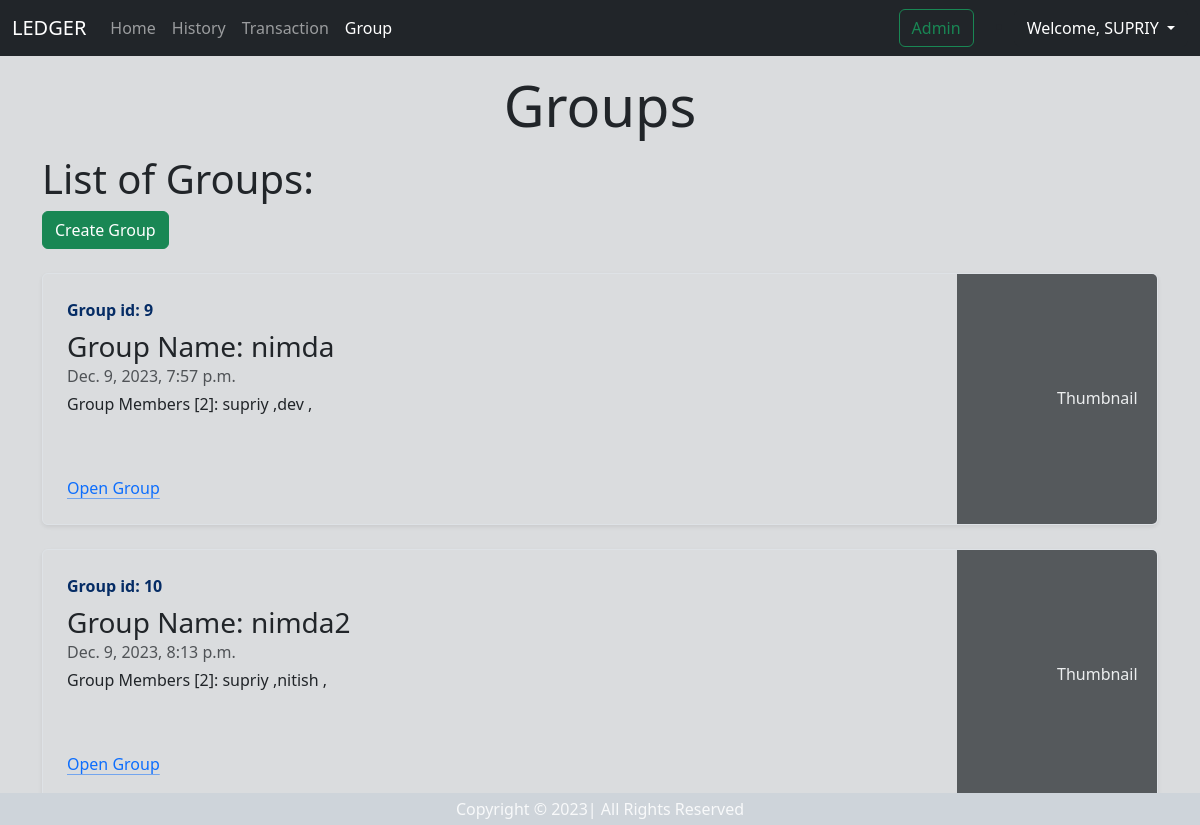
The page /group (signed in) on the database its author committed.
### polls/models.py (models this page shows, shortened)
class Group(models.Model):
    groupId=models.AutoField(primary_key=True)
    groupName=models.TextField(max_length=30)
    users=models.ManyToManyField(User)
    no_of_users=models.IntegerField(default=2)
    time=models.DateTimeField(default=now)

### polls/views.py (the view)
# urls.py: path("group",views.show_groups,name='show_group'),
def show_groups(request):
    l=[]
    allgroup=Group.objects.all()
    for group in allgroup:
        if request.user in group.users.all():
            l.append(group)
    context={'groups':l}
    return render(request,'group.html',context)

### templates/group.html (shortened to what this page needs)
{%extends "base.html"%}
{%block groupactive%}active{%endblock groupactive%}
{%block body%}
<div class="container">
  <div class="mb-3">
    <h2 class="display-4 text-center my-3">Groups</h2>
    <h4 class="display-6">List of Groups:</h4>
    {% if user.is_authenticated %}
    <button type="button" class="btn btn-success mb-2" data-bs-toggle="modal" data-bs-target="#CreateGroupModal">
      Create Group
    </button>
    {% else %}
    <p class="text-center">Please login to create a group</p>
    {% endif %}
  </div>
  {%for group in groups%}
  <div class="row g-0 border rounded overflow-hidden flex-md-row mb-4 shadow-sm h-md-250 position-relative">
    <div class="col p-4 d-flex flex-column position-static">
      <strong class="d-inline-block mb-2 text-primary-emphasis">Group id: {{group.groupId}}</strong>
      <h3 class="mb-0">Group Name: {{group.groupName}}</h3>
      <div class="mb-1 text-body-secondary">{{group.time}}</div>
      <p class="card-text mb-auto">Group Members [{{group.no_of_users}}]: {% for user in group.users.all%}{{user}} ,{%endfor%}</p>
      <a href="/group_history/{{group.groupId}}" class="icon-link gap-1 icon-link-hover stretched-link">
        Open Group
        <svg class="bi">
          <use xlink:href="#chevron-right"></use>
        </svg>
      </a>
    </div>
    <div class="col-auto d-none d-lg-block">
      <svg class="bd-placeholder-img" width="200" height="250" xmlns="http://www.w3.org/2000/svg" role="img"
        aria-label="Placeholder: Thumbnail" preserveAspectRatio="xMidYMid slice" focusable="false">
        <rect width="100%" height="100%" fill="#55595c"></rect><text x="50%" y="50%" fill="#eceeef"
          dy=".3em">Thumbnail</text>
      </svg>
    </div>
  </div>
  {%endfor%}
  {%endblock body%}

### templates/base.html (shortened to what this page needs)
<!DOCTYPE html>
<html>
<head>
  <link href="https://cdn.jsdelivr.net/npm/bootstrap@5.3.2/dist/css/bootstrap.min.css" rel="stylesheet"
>
</head>
<body class="bg-secondary bg-opacity-25">
  <nav class="navbar navbar-expand-lg navbar-dark bg-dark body-tertiary">
    <div class="container-fluid">
      <a class="navbar-brand" href="/home">LEDGER</a>
      <div class="collapse navbar-collapse" id="navbarSupportedContent">
        <ul class="navbar-nav me-auto mb-2 mb-lg-0">
          <li class="nav-item">
            <a class="nav-link {%block homeactive%}{%endblock homeactive%}" aria-current="page" href="/home">Home</a>
          </li>
          <li class="nav-item">
            <a class="nav-link {%block historyactive%}{%endblock historyactive%}" href="/history">History</a>
          </li>
          <li class="nav-item">
            <a class="nav-link {%block transactionactive%}{%endblock transactionactive%}"
              href="/transaction">Transaction</a>
          </li>
          <li class="nav-item">
            <a class="nav-link {%block groupactive%}{%endblock groupactive%}" href="/group">Group</a>
          </li>
        </ul>
        <button class="btn btn-outline-success me-2" type="button" href="/admin">Admin</button>
        {% if user.is_authenticated %}
        <div>
          <ul class="nav-item dropdown mb-0">
            <li>
              <button class="btn btn-dark dropdown-toggle mb-auto" data-bs-toggle="dropdown">
                Welcome, <h6 class="text-uppercase d-inline">{{request.user}}</h6>
              </button>
            </li>
          </ul>
        </div>
        {% else %}
        <button type="button" class="btn btn-success me-2" data-bs-toggle="modal" data-bs-target="#LoginModal">
          LOGIN
        </button>
        {% endif %}
      </div>
    </div>
  </nav>
  {% block body %}
  {% endblock body%}
  <footer class=" bg-dark-subtle text-light position-fixed fixed-bottom">
    <p class="text-center py-1 my-0">
      Copyright &copy; 2023| All Rights Reserved
    </p>
  </footer>
</body>
</html>

### rows shown on the page
Group: groupId "9", groupName "nimda", time "Dec. 9, 2023, 7:57 p.m.", no_of_users "2"
Group: groupId "10", groupName "nimda2", time "Dec. 9, 2023, 8:13 p.m.", no_of_users "2"

### other values the page prints
{{ request.user }} "SUPRIY"
{{ user }} "supriy"
{{ user }} "dev"
{{ user }} "nitish"
